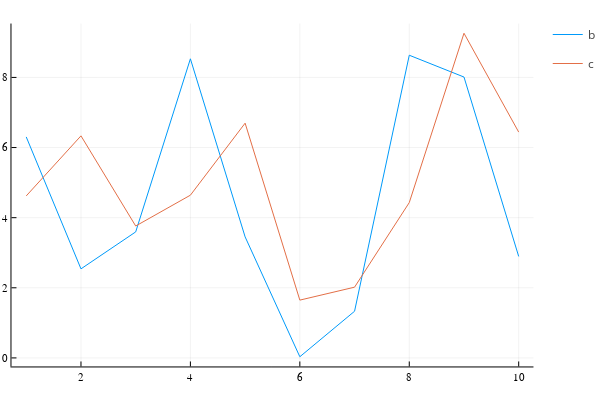

Notebook cell for this chart:
### Code cell
# Pkg.add("StatsPlots")
using StatsPlots # Required for the DataFrame user recipe
# Now let's create the DataFrame
using DataFrames
df = DataFrame(a = 1:10, b = 10 * rand(10), c = 10 * rand(10))
# Plot the DataFrame by declaring the points by the column names
@df df plot(:a, [:b :c]) # x = :a, y = [:b :c]. Notice this is two columns!

### Figure 1 — Plotly figure (JSON) as saved in the notebook; plotly's stock layout.template omitted (floating-point values rounded to 4 significant figures)
{"data": [{"colorbar": {"title": ""}, "legendgroup": "b", "line": {"color": "rgba(0, 154, 250, 1.000)", "dash": "solid", "shape": "linear", "width": 1}, "mode": "lines", "name": "b", "showlegend": true, "type": "scatter", "x": [1, 2, 3, 4, 5, 6, 7, 8, 9, 10], "xaxis": "x", "y": [6.303, 2.539, 3.594, 8.531, 3.452, 0.03327, 1.331, 8.633, 8.011, 2.894], "yaxis": "y", "zmax": null, "zmin": null}, {"colorbar": {"title": ""}, "legendgroup": "c", "line": {"color": "rgba(227, 111, 71, 1.000)", "dash": "solid", "shape": "linear", "width": 1}, "mode": "lines", "name": "c", "showlegend": true, "type": "scatter", "x": [1, 2, 3, 4, 5, 6, 7, 8, 9, 10], "xaxis": "x", "y": [4.621, 6.333, 3.762, 4.641, 6.695, 1.648, 2.018, 4.431, 9.26, 6.441], "yaxis": "y", "zmax": null, "zmin": null}], "layout": {"annotations": [], "height": 400, "legend_position": {"bgcolor": "rgba(255, 255, 255, 1.000)", "bordercolor": "rgba(0, 0, 0, 1.000)", "borderwidth": 1, "font": {"color": "rgba(0, 0, 0, 1.000)", "family": "sans-serif", "size": 11}, "title": {"font": {"color": "rgba(0, 0, 0, 1.000)", "family": "sans-serif", "size": 15}, "text": ""}, "tracegroupgap": 0, "traceorder": "normal", "x": 1, "xanchor": "auto", "y": 1, "yanchor": "auto"}, "margin": {"b": 20, "l": 0, "r": 0, "t": 20}, "paper_bgcolor": "rgba(255, 255, 255, 1.000)", "plot_bgcolor": "rgba(255, 255, 255, 1.000)", "showlegend": true, "width": 600, "xaxis": {"anchor": "y", "domain": [0.02138, 0.9934], "gridcolor": "rgba(0, 0, 0, 0.100)", "gridwidth": 0.5, "linecolor": "rgba(0, 0, 0, 1.000)", "mirror": false, "range": [0.73, 10.27], "showgrid": true, "showline": true, "showticklabels": true, "tickangle": 0, "tickcolor": "rgb(0, 0, 0)", "tickfont": {"color": "rgba(0, 0, 0, 1.000)", "family": "sans-serif", "size": 11}, "tickmode": "array", "ticks": "inside", "ticktext": ["2", "4", "6", "8", "10"], "tickvals": [2, 4, 6, 8, 10], "title": "", "titlefont": {"color": "rgba(0, 0, 0, 1.000)", "family": "sans-serif", "size": 15}, "type": "-", "visible": true, "zeroline": false, "zerolinecolor": "rgba(0, 0, 0, 1.000)"}, "yaxis": {"anchor": "x", "domain": [0.03762, 0.9902], "gridcolor": "rgba(0, 0, 0, 0.100)", "gridwidth": 0.5, "linecolor": "rgba(0, 0, 0, 1.000)", "mirror": false, "range": [-0.2435, 9.537], "showgrid": true, "showline": true, "showticklabels": true, "tickangle": 0, "tickcolor": "rgb(0, 0, 0)", "tickfont": {"color": "rgba(0, 0, 0, 1.000)", "family": "sans-serif", "size": 11}, "tickmode": "array", "ticks": "inside", "ticktext": ["0", "2", "4", "6", "8"], "tickvals": [0, 2, 4, 6, 8], "title": "", "titlefont": {"color": "rgba(0, 0, 0, 1.000)", "family": "sans-serif", "size": 15}, "type": "-", "visible": true, "zeroline": false, "zerolinecolor": "rgba(0, 0, 0, 1.000)"}}}
